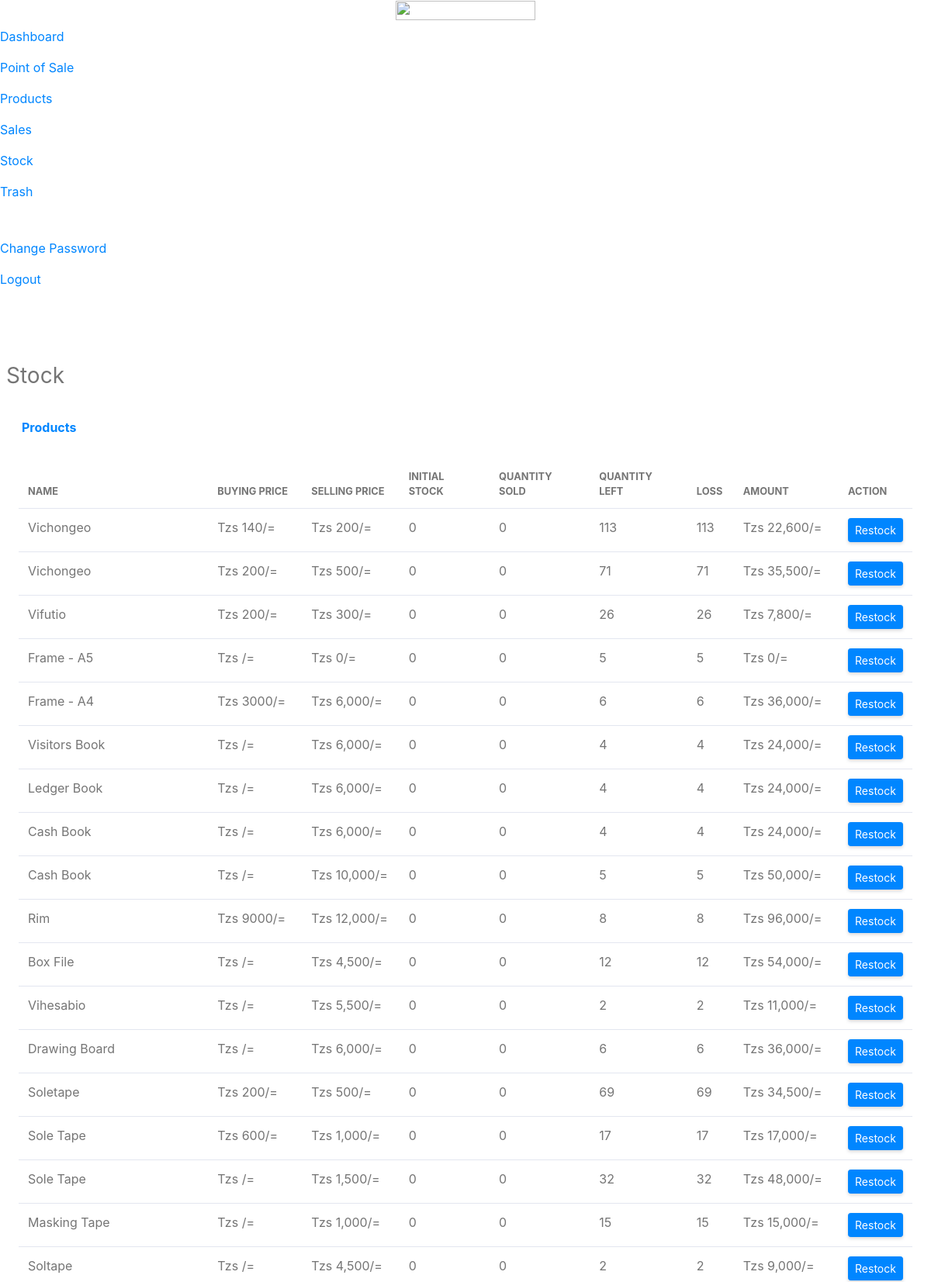
The app's page /stock.php (signed in, upper part) with its own data.
### tables this page shows
CREATE TABLE `products` (
  `productID` int(11) NOT NULL,
  `productName` varchar(255) NOT NULL,
  `initialStock` int(255) NOT NULL DEFAULT '0',
  `productQuantity` varchar(255) NOT NULL,
  `buyingPrice` varchar(255) DEFAULT NULL,
  `sellingPrice` varchar(255) DEFAULT NULL,
  `dateCreated` varchar(255) NOT NULL
);

### stock.php (the view, shortened to what this page needs)
<!DOCTYPE html>
<html lang="en">
<?php
    include 'includes/head.php';
    include 'db/dbConfig.php';
    if(isset($_SESSION['username'])) {
    ?>
<body id="page-top">
    <div id="wrapper">
        <?php include 'includes/sidebar.php';?>
        <div id="content-wrapper" class="d-flex flex-column">
            <div id="content">
                <?php include 'includes/topbar.php';?>
                <div id="container-wrapper" class="p-2">
                    <div class="d-sm-flex align-items-center justify-content-between mb-4">
                        <h1 class="h3 mb-0 text-gray-800">Stock</h1>
                    </div>
                    <div class="row">
                        <div class="col-lg-12">
                            <div class="card mb-0">
                                <div class="card-header py-3 d-flex flex-row align-items-center justify-content-between">
                                    <h6 class="m-0 font-weight-bold text-primary">Products</h6>
                                </div>
                                <?php
                                    $fetchProducts = "SELECT products.productID, products.productName, products.buyingPrice, products.sellingPrice, products.initialStock, products.productQuantity,  SUM(sales.quantitySold) FROM products LEFT JOIN sales ON products.productID=sales.productID GROUP BY ProductID";
                                    $fetchProductsSql = mysqli_query($db, $fetchProducts);
                                    if(mysqli_num_rows($fetchProductsSql) == 0) {
                                        echo '<div class="text-center">
                                                    <img src="'.BASE_URL.'/images/cover/empty.png" class="text-center w-25">
                                                    <h5 class="my-4">You have no products yet!</h5>
                                            </div>';
                                    }
                                    else {
                                    ?>
                                <div class="table-responsive p-3">
                                    <table class="table table-hover" id="dataTable">
                                        <thead>
                                            <tr>
                                                <th class="border-0 text-uppercase small font-weight-bold">Name</th>
                                                <th class="border-0 text-uppercase small font-weight-bold">Buying Price</th>
                                                <th class="border-0 text-uppercase small font-weight-bold">Selling Price</th>
                                                <th class="border-0 text-uppercase small font-weight-bold">Initial Stock</th>
                                                <th class="border-0 text-uppercase small font-weight-bold">Quantity Sold</th>
                                                <th class="border-0 text-uppercase small font-weight-bold">Quantity Left</th>
                                                <th class="border-0 text-uppercase small font-weight-bold">Loss</th>
                                                <th class="border-0 text-uppercase small font-weight-bold">Amount</th>
                                                <th class="border-0 text-uppercase small font-weight-bold">Action</th>
                                            </tr>
                                        </thead>
                                        <tbody>
                                            <?php
            while($row = mysqli_fetch_array($fetchProductsSql)) {
                if($row['SUM(sales.quantitySold)'] == "") {
                    $row['SUM(sales.quantitySold)'] = 0;
                }
                else {
                    $row['SUM(sales.quantitySold)'] = $row['SUM(sales.quantitySold)'];
                }
                if($row['sellingPrice'] == "") {
                        $row['sellingPrice'] = 0;
                    }
                    else {
                        $row['sellingPrice'] = $row['sellingPrice'];
                    }
                $visuals = "";
                if($row['initialStock'] == ($row['SUM(sales.quantitySold)'] + $row['productQuantity'])) {
                    $difference = ($row['SUM(sales.quantitySold)'] + $row['productQuantity']) - $row['initialStock'];
                    $visuals = '<i class="fa fa-fw fa-check-circle text-success"></i>';
                }
                elseif($row['initialStock'] > ($row['SUM(sales.quantitySold)'] + $row['productQuantity'])) {
                    $difference = ($row['SUM(sales.quantitySold)'] + $row['productQuantity']) - $row['initialStock'];
                    $visuals = '<i class="fa fa-fw fa-times-circle  text-danger"></i>';
                }
                elseif($row['initialStock'] < ($row['SUM(sales.quantitySold)'] + $row['productQuantity'])) {
                    $difference = ($row['SUM(sales.quantitySold)'] + $row['productQuantity']) - $row['initialStock'];
                    $visuals = '<i class="fa fa-fw fa-arrow-alt-circle-up text-info"></i>';
                }
                echo '<tr>
                            <td>'.$row['productName'].'</td>
                            <td>Tzs '.$row['buyingPrice'].'/=</td>
                            <td>Tzs '.number_format($row['sellingPrice']).'/=</td>
                            <td>'.$row['initialStock'].'</td>
                            <td>'.$row['SUM(sales.quantitySold)'].'</td>
                            <td>'.$row['productQuantity'].'</td>
                            <td>'.$visuals. $difference.'</td>
                            <td>Tzs '.number_format($difference * $row['sellingPrice']).'/=</td>
                            <td>
                                <a href="'.BASE_URL.'/restock?product-id='.$row['productID'].'" class="btn btn-primary btn-sm">Restock</a>
                            </td>
                        </tr>';
            }
        }
                                                ?>
                                        </tbody>
                                    </table>
                                </div>
                            </div>
                        </div>
                    </div>
                </div>
            </div>
        </div>
    </div>
</body>
</html>
<?php } else { header("Location: 404"); } ?>

### records on screen
products: productName "Vichongeo", buyingPrice "140", sellingPrice "200", initialStock "0", productQuantity "113", $difference * $row['sellingPrice'] "22,600"
products: productName "Vichongeo", buyingPrice "200", sellingPrice "500", initialStock "0", productQuantity "71", $difference * $row['sellingPrice'] "35,500"
products: productName "Vifutio", buyingPrice "200", sellingPrice "300", initialStock "0", productQuantity "26", $difference * $row['sellingPrice'] "7,800"
products: productName "Frame - A5", initialStock "0", productQuantity "5", $difference*$row['sellingPrice'] "0"
products: productName "Frame - A4", buyingPrice "3000", sellingPrice "6,000", initialStock "0", productQuantity "6", $difference * $row['sellingPrice'] "36,000"
products: productName "Visitors Book", sellingPrice "6,000", initialStock "0", productQuantity "4", $difference * $row['sellingPrice'] "24,000"
products: productName "Ledger Book", sellingPrice "6,000", initialStock "0", productQuantity "4", $difference * $row['sellingPrice'] "24,000"
products: productName "Cash Book", sellingPrice "6,000", initialStock "0", productQuantity "4", $difference * $row['sellingPrice'] "24,000"
products: productName "Cash Book", sellingPrice "10,000", initialStock "0", productQuantity "5", $difference * $row['sellingPrice'] "50,000"
products: productName "Rim", buyingPrice "9000", sellingPrice "12,000", initialStock "0", productQuantity "8", $difference * $row['sellingPrice'] "96,000"
products: productName "Box File", sellingPrice "4,500", initialStock "0", productQuantity "12", $difference * $row['sellingPrice'] "54,000"
products: productName "Vihesabio", sellingPrice "5,500", initialStock "0", productQuantity "2", $difference * $row['sellingPrice'] "11,000"
products: productName "Drawing Board", sellingPrice "6,000", initialStock "0", productQuantity "6", $difference * $row['sellingPrice'] "36,000"
products: productName "Soletape", buyingPrice "200", sellingPrice "500", initialStock "0", productQuantity "69", $difference * $row['sellingPrice'] "34,500"
products: productName "Sole Tape", buyingPrice "600", sellingPrice "1,000", initialStock "0", productQuantity "17", $difference * $row['sellingPrice'] "17,000"
products: productName "Sole Tape", sellingPrice "1,500", initialStock "0", productQuantity "32", $difference * $row['sellingPrice'] "48,000"
products: productName "Masking Tape", sellingPrice "1,000", initialStock "0", productQuantity "15", $difference * $row['sellingPrice'] "15,000"
products: productName "Soltape", sellingPrice "4,500", initialStock "0", productQuantity "2", $difference * $row['sellingPrice'] "9,000"
